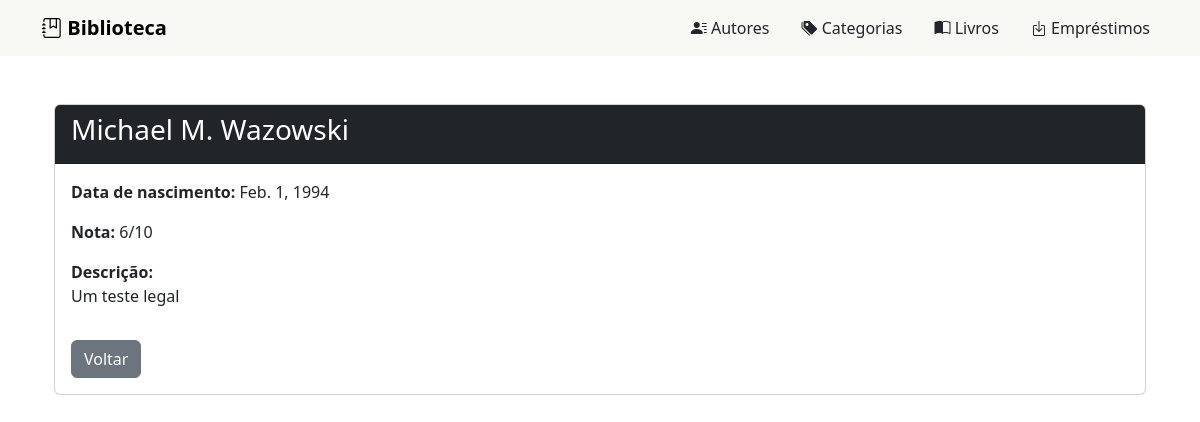
The app's page /authors/7/, older data.
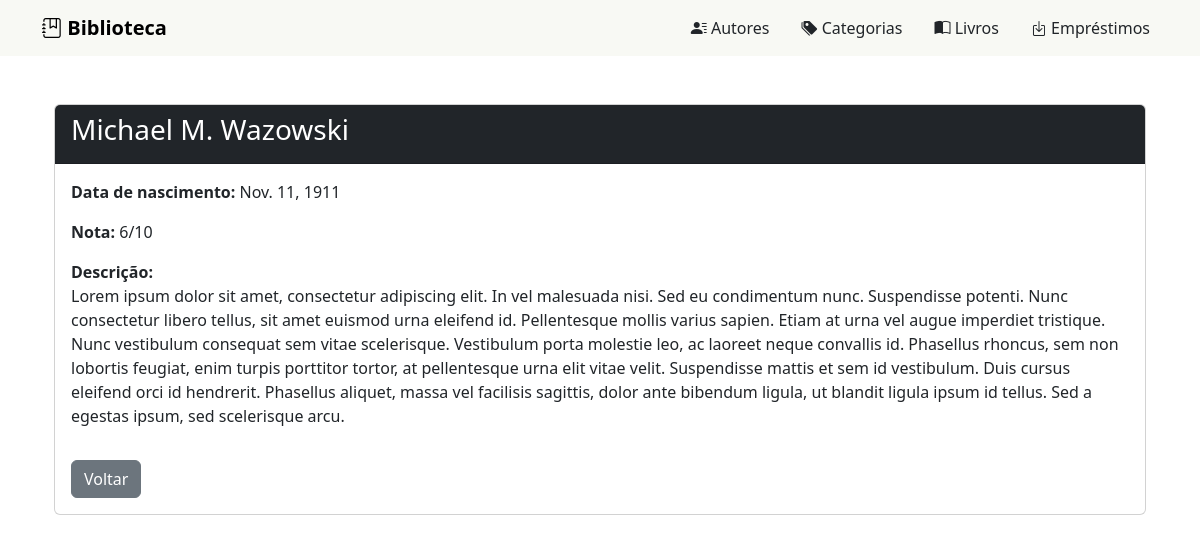
The same page, newer data.
### core/models.py (models this page shows, shortened)
class Author(models.Model):
    fullname = models.CharField(max_length=100)
    birthdate = models.DateField(auto_now_add=False)
    rating = models.IntegerField(null=False, blank=False)
    description = models.TextField(null=False, blank=False)
    class Meta:
        verbose_name = "Autor"
        verbose_name_plural = "Autores"
        ordering = ['fullname']

### core/views.py (the view)
# urls.py: path('authors/<int:pk>/', AuthorDetailView.as_view(), name='author-detail'),
class AuthorDetailView(DetailView):
    model = Author
    template_name = 'author_details.html'
    context_object_name = 'author'

### core/templates/author_details.html (shortened to what this page needs)
{% extends 'base.html' %}
{% block content %}
<div class="container mt-5">
  <div class="card">
    <div class="card-header bg-dark text-white">
      <h3>{{ author.fullname }}</h3>
    </div>
    <div class="card-body">
      <p><strong>Data de nascimento:</strong> {{ author.birthdate }}</p>
      <p><strong>Nota:</strong> {{ author.rating }}/10</p>
      <p><strong>Descrição:</strong><br> {{ author.description }}</p>
      <a href="{% url 'author-list' %}" class="btn btn-secondary mt-3">Voltar</a>
    </div>
  </div>
</div>
{% endblock %}

Row changes from the older to the newer data that the page shows:
changed Author "Michael M. Wazowski": birthdate "Feb. 1, 1994" → "Nov. 11, 1911"; description "Um teste legal" → "Lorem ipsum dolor sit amet, consectetur adipiscing elit. In vel malesuada nisi. Sed eu condimentum nunc. Suspendisse potenti. Nunc consectetur libero tellus, sit amet euismod urna eleifend id. Pellentesque mollis varius sapien. Etiam at urna vel augue imperdiet tristique. Nunc vestibulum consequat sem vitae scelerisque. Vestibulum porta molestie leo, ac laoreet neque convallis id. Phasellus rhoncus, sem non lobortis feugiat, enim turpis porttitor tortor, at pellentesque urna elit vitae velit. Suspendisse mattis et sem id vestibulum. Duis cursus eleifend orci id hendrerit. Phasellus aliquet, massa vel facilisis sagittis, dolor ante bibendum ligula, ut blandit ligula ipsum id tellus. Sed a…"
